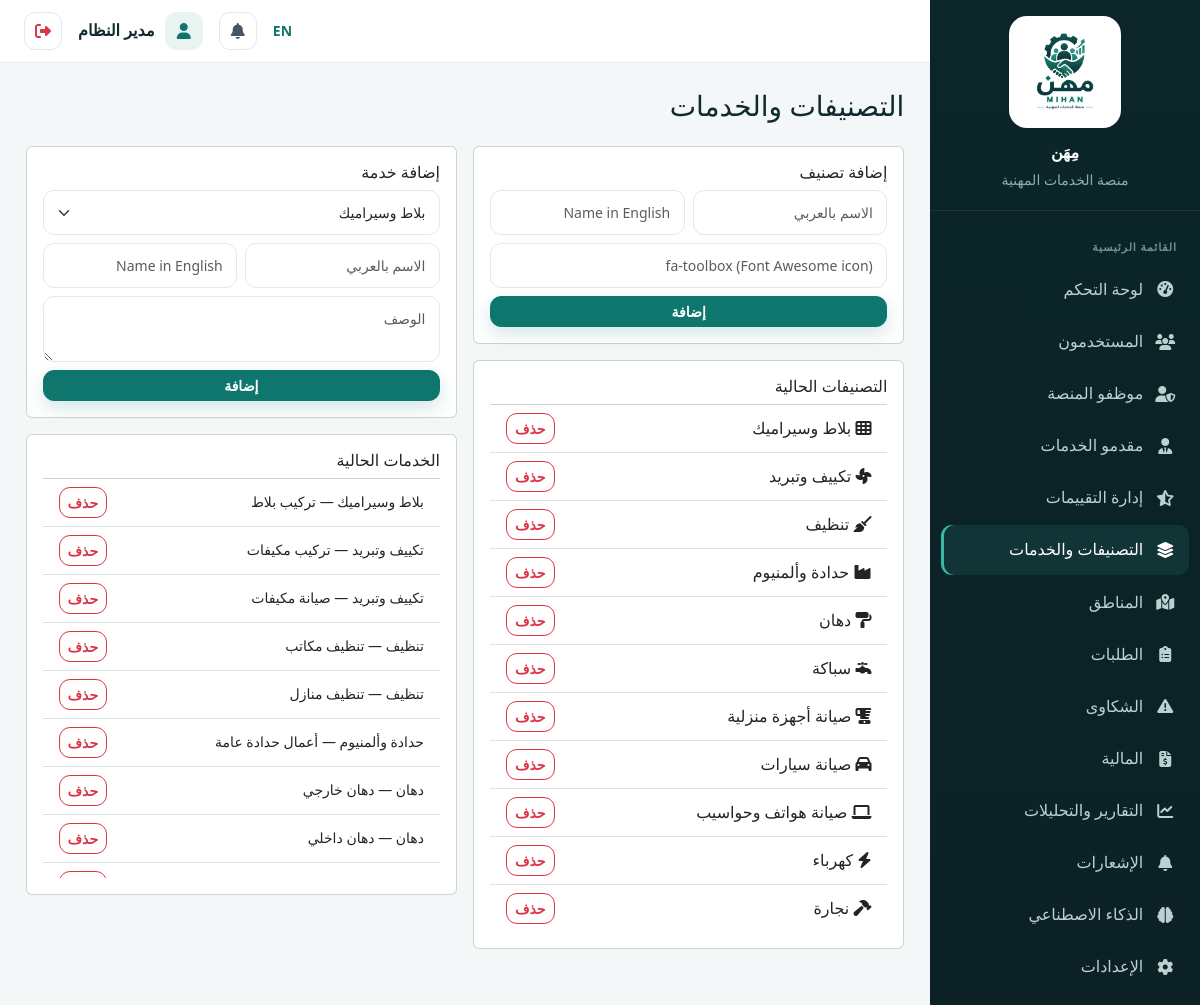
The app's page /admin/categories (signed in) with its own data.
### tables this page shows
CREATE TABLE `system_settings` (
  `id` int(11) NOT NULL,
  `key` varchar(100) NOT NULL,
  `value` text DEFAULT NULL,
  `updated_at` datetime DEFAULT current_timestamp() ON UPDATE current_timestamp()
);

CREATE TABLE `users` (
  `id` int(11) NOT NULL,
  `name` varchar(150) NOT NULL,
  `email` varchar(150) NOT NULL,
  `phone` varchar(20) DEFAULT NULL,
  `password_hash` varchar(255) NOT NULL,
  `role` enum('customer','provider','employee','admin') NOT NULL DEFAULT 'customer',
  `profile_photo` varchar(255) DEFAULT NULL,
  `is_active` tinyint(1) NOT NULL DEFAULT 1,
  `is_verified_email` tinyint(1) NOT NULL DEFAULT 0,
  `created_at` datetime DEFAULT current_timestamp(),
  `updated_at` datetime DEFAULT current_timestamp() ON UPDATE current_timestamp()
);

CREATE TABLE `categories` (
  `id` int(11) NOT NULL,
  `name_ar` varchar(150) NOT NULL,
  `name_en` varchar(150) DEFAULT NULL,
  `icon` varchar(100) DEFAULT 'fa-toolbox',
  `is_active` tinyint(1) NOT NULL DEFAULT 1,
  `created_at` datetime DEFAULT current_timestamp()
);

CREATE TABLE `services` (
  `id` int(11) NOT NULL,
  `category_id` int(11) NOT NULL,
  `name_ar` varchar(150) NOT NULL,
  `name_en` varchar(150) DEFAULT NULL,
  `description` text DEFAULT NULL,
  `is_active` tinyint(1) NOT NULL DEFAULT 1
);

### app/views/admin/categories.php (the view, shortened to what the rows shown need)
<h3 class="mb-4">التصنيفات والخدمات</h3>
<div class="row g-3">
  <div class="col-md-6">
    <div class="card p-3 mb-3">
      <h6>إضافة تصنيف</h6>
      <form method="POST" action="<?= url('/admin/categories') ?>" class="row g-2">
        <div class="col-6"><input type="text" name="name_ar" class="form-control form-control-sm" placeholder="الاسم بالعربي" required></div>
        <div class="col-6"><input type="text" name="name_en" class="form-control form-control-sm" placeholder="Name in English"></div>
        <div class="col-12"><input type="text" name="icon" class="form-control form-control-sm" placeholder="fa-toolbox (Font Awesome icon)"></div>
        <div class="col-12"><button class="btn btn-sm btn-primary w-100">إضافة</button></div>
      </form>
    </div>
    <div class="card p-3">
      <h6>التصنيفات الحالية</h6>
      <ul class="list-group list-group-flush">
        <?php foreach ($categories as $c): ?>
          <li class="list-group-item d-flex justify-content-between align-items-center">
            <span><i class="fa-solid <?= e($c['icon']) ?>"></i> <?= e(localized($c['name_ar'], $c['name_en'] ?? null)) ?></span>
            <form method="POST" action="<?= url('/admin/categories/' . $c['id'] . '/delete') ?>" onsubmit="return confirm('حذف التصنيف؟')"><?= csrf_field() ?><button class="btn btn-sm btn-outline-danger">حذف</button></form>
          </li>
        <?php endforeach; ?>
      </ul>
    </div>
  </div>
  <div class="col-md-6">
    <div class="card p-3 mb-3">
      <h6>إضافة خدمة</h6>
      <form method="POST" action="<?= url('/admin/services') ?>" class="row g-2">
        <div class="col-12">
          <select name="category_id" class="form-select form-select-sm" required>
            <?php foreach ($categories as $c): ?><option value="<?= $c['id'] ?>"><?= e(localized($c['name_ar'], $c['name_en'] ?? null)) ?></option><?php endforeach; ?>
          </select>
        </div>
        <div class="col-6"><input type="text" name="name_ar" class="form-control form-control-sm" placeholder="الاسم بالعربي" required></div>
        <div class="col-6"><input type="text" name="name_en" class="form-control form-control-sm" placeholder="Name in English"></div>
        <div class="col-12"><textarea name="description" class="form-control form-control-sm" placeholder="الوصف"></textarea></div>
        <div class="col-12"><button class="btn btn-sm btn-primary w-100">إضافة</button></div>
      </form>
    </div>
    <div class="card p-3">
      <h6>الخدمات الحالية</h6>
      <ul class="list-group list-group-flush" style="max-height:400px; overflow-y:auto">
        <?php foreach ($services as $s): ?>
          <li class="list-group-item d-flex justify-content-between align-items-center small">
            <span><?= e(localized($s['category_name_ar'], $s['category_name_en'] ?? null)) ?> — <?= e(localized($s['name_ar'], $s['name_en'] ?? null)) ?></span>
            <form method="POST" action="<?= url('/admin/services/' . $s['id'] . '/delete') ?>" onsubmit="return confirm('حذف الخدمة؟')"><?= csrf_field() ?><button class="btn btn-sm btn-outline-danger">حذف</button></form>
          </li>
        <?php endforeach; ?>
      </ul>
    </div>
  </div>
</div>

### app/core/Router.php (shortened to what the rows shown need)
<?php
class Router
{
    private array $routes = [];
    private function add(string $method, string $path, string $handler): void
    {
        $this->routes[] = compact('method', 'path', 'handler');
    }
    public function dispatch(string $method, string $uri): void
    {
        $uri = strtok($uri, '?');
        $base = BASE_PATH;
        if ($base !== '' && strpos($uri, $base) === 0) {
            $uri = substr($uri, strlen($base));
        }
        $uri = rtrim($uri, '/');
        foreach ($this->routes as $route) {
            if ($route['method'] !== $method) continue;
            $pattern = preg_replace('#\{[a-zA-Z_]+\}#', '([^/]+)', $route['path']);
            $pattern = '#^' . $pattern . '$#u';
            if (preg_match($pattern, $uri, $matches)) {
                array_shift($matches);
                [$controllerName, $methodName] = explode('@', $route['handler']);
                $controller = new $controllerName();
                call_user_func_array([$controller, $methodName], $matches);
                return;
            }
        }
    }
}

### app/views/partials/sidebar.php (shortened to what the rows shown need)
<?php
$role=Auth::role(); $current=parse_url($_SERVER['REQUEST_URI']??'',PHP_URL_PATH) ?: '/';
$links=[];
if($role==='customer') $links=[['fa-gauge-high',__('dashboard'),'/customer/dashboard'],['fa-list-check',__('my_requests'),'/customer/requests'],['fa-file-invoice-dollar','المالية والفواتير','/customer/finance'],['fa-plus-circle',__('new_request'),'/customer/requests/create'],['fa-comment-dots',__('smart_assistant'),'/customer/ai/assistant'],['fa-user-gear',__('search'),'/providers'],['fa-triangle-exclamation',__('complaints'),'/customer/complaints'],['fa-user',__('profile'),'/customer/profile']];
elseif($role==='provider') $links=[['fa-gauge-high',__('dashboard'),'/provider/dashboard'],['fa-inbox',__('incoming_requests'),'/provider/requests'],['fa-wallet','المالية والمدفوعات','/provider/finance'],['fa-star',__('reviews'),'/provider/reviews'],['fa-id-card',__('professional_profile'),'/provider/profile']];
elseif($role==='admin') $links=[['fa-gauge-high',__('dashboard'),'/admin/dashboard'],['fa-users',__('users'),'/admin/users'],['fa-user-shield','موظفو المنصة','/admin/employees'],['fa-user-tie',__('providers'),'/admin/providers'],['fa-star-half-stroke',__('review_management'),'/admin/reviews'],['fa-layer-group',__('categories_services'),'/admin/categories'],['fa-map-location-dot',__('locations'),'/admin/locations'],['fa-clipboard-list',__('requests'),'/admin/requests'],['fa-triangle-exclamation',__('complaints'),'/admin/complaints'],['fa-file-invoice-dollar',__('finance'),'/admin/finance'],['fa-chart-line',__('reports_analytics'),'/admin/reports'],['fa-bell',__('notifications'),'/admin/notifications'],['fa-brain',__('ai'),'/admin/ai'],['fa-gear',__('settings'),'/admin/settings']];
?>
<aside class="dash-sidebar">
 <div class="sidebar-brand"><a href="<?= url('/') ?>" class="sidebar-brand-link"><img class="sidebar-logo" src="<?= asset('images/logo-mihan-original.png') ?>" alt="<?= e(__('app_name')) ?>"><span class="sidebar-brand-text"><?= e(setting('site_name', __('app_name'))) ?><small><?= __('professional_services_platform') ?></small></span></a></div>
 <ul class="sidebar-nav"><li class="sidebar-section"><?= __('main_menu') ?></li>
 <?php foreach($links as $link): $active=str_starts_with($current,rtrim(BASE_PATH.$link[2],'/')); ?><li><a class="<?= $active?'active':'' ?>" href="<?= url($link[2]) ?>"><i class="fa-solid <?= $link[0] ?>"></i><span><?= e($link[1]) ?></span></a></li><?php endforeach; ?>
 </ul>
</aside>

### app/views/partials/topbar.php (shortened to what the rows shown need)
<?php require_once __DIR__.'/../../models/Notification.php'; $notifModel=new Notification(); $unread=Auth::check()?$notifModel->unreadCount(Auth::id()):0; ?>
<header class="dash-topbar">
 <div class="ms-auto d-flex align-items-center gap-2 gap-md-3">
  <a href="<?= e(langUrl(currentLang()==='ar'?'en':'ar')) ?>" class="text-decoration-none small fw-semibold"><?= currentLang()==='ar'?'EN':'AR' ?></a>
  <a href="<?= url(Auth::role().'/notifications') ?>" class="icon-btn position-relative"><i class="fa-solid fa-bell"></i><?php if($unread>0): ?><span class="badge rounded-pill bg-danger notif-badge"><?= $unread ?></span><?php endif; ?></a>
  <div class="dash-user"><span class="dash-user-avatar"><i class="fa-solid fa-user"></i></span><span class="dash-user-name fw-semibold"><?= e(Auth::name()) ?></span></div>
  <form method="POST" action="<?= url('/logout') ?>" class="d-inline"><?= csrf_field() ?><button type="submit" class="icon-btn text-danger" title="<?= e(__('logout')) ?>"><i class="fa-solid fa-right-from-bracket"></i></button></form>
 </div>
</header>

### records on screen
system_settings: value "مِهَن"
users: name "مدير النظام"
categories: name_ar "بلاط وسيراميك"
categories: name_ar "تكييف وتبريد"
categories: name_ar "تنظيف"
categories: name_ar "حدادة وألمنيوم"
categories: name_ar "دهان"
categories: name_ar "سباكة"
categories: name_ar "صيانة أجهزة منزلية"
categories: name_ar "صيانة سيارات"
categories: name_ar "صيانة هواتف وحواسيب"
categories: name_ar "كهرباء"
categories: name_ar "نجارة"
services: category.name_ar "بلاط وسيراميك", name_ar "تركيب بلاط"
services: category.name_ar "تكييف وتبريد", name_ar "تركيب مكيفات"
services: category.name_ar "تكييف وتبريد", name_ar "صيانة مكيفات"
services: category.name_ar "تنظيف", name_ar "تنظيف مكاتب"
services: category.name_ar "تنظيف", name_ar "تنظيف منازل"
services: category.name_ar "حدادة وألمنيوم", name_ar "أعمال حدادة عامة"
services: category.name_ar "دهان", name_ar "دهان خارجي"
services: category.name_ar "دهان", name_ar "دهان داخلي"

### other values on screen
$link[1] "لوحة التحكم"
$link[1] "المستخدمون"
$link[1] "موظفو المنصة"
$link[1] "مقدمو الخدمات"
$link[1] "إدارة التقييمات"
$link[1] "التصنيفات والخدمات"
$link[1] "المناطق"
$link[1] "الطلبات"
$link[1] "الشكاوى"
$link[1] "المالية"
$link[1] "التقارير والتحليلات"
$link[1] "الإشعارات"
$link[1] "الذكاء الاصطناعي"
$link[1] "الإعدادات"
form field category_id "بلاط وسيراميك"
